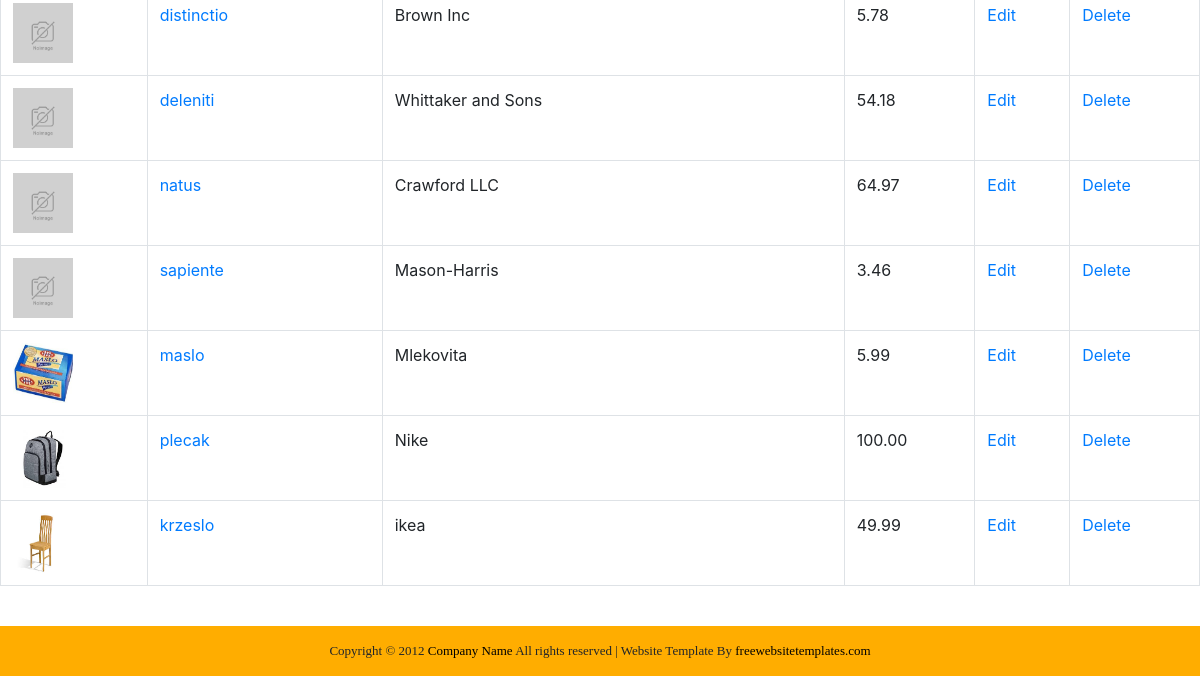
The app's page /search/ (lower part), older data.
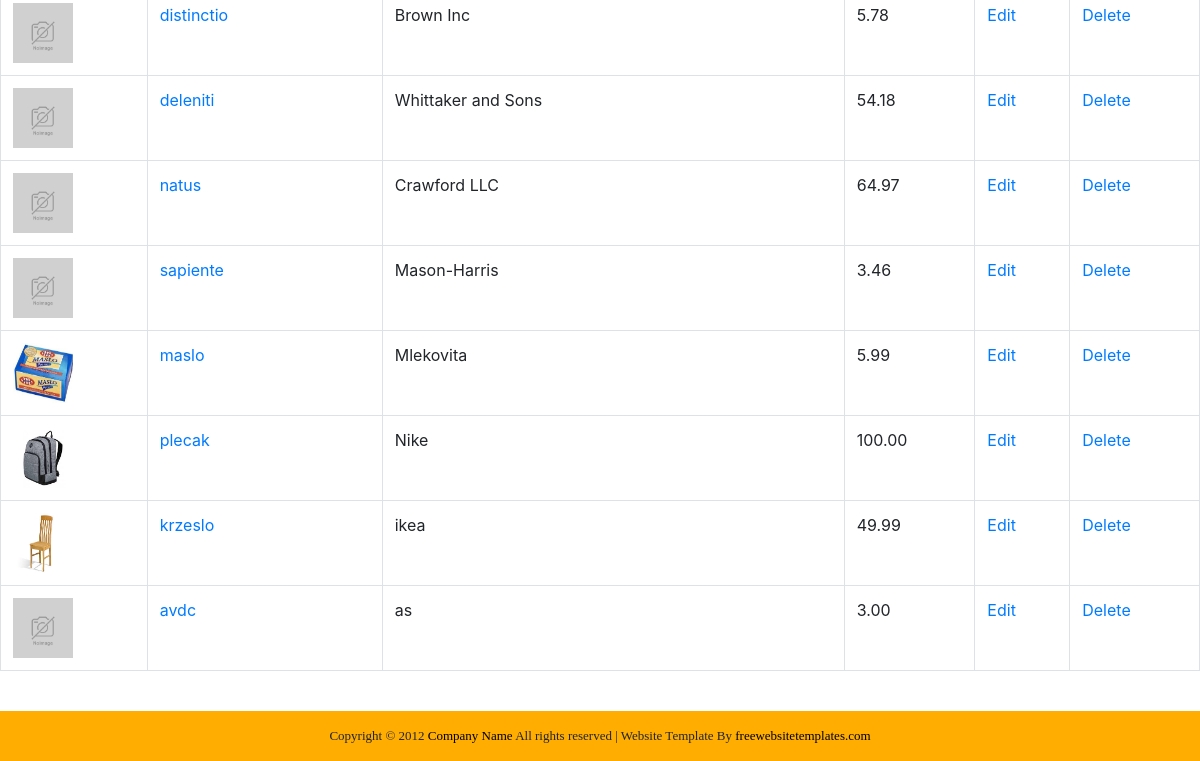
The same page, newer data.
### Shop/models.py (models this page shows, shortened)
class Product(models.Model):
    name = models.TextField(max_length=100)
    producer = models.TextField(max_length=100)
    description = models.TextField()
    price = models.DecimalField(max_digits=10, decimal_places=2)
    image = models.ImageField(upload_to='static/', blank=True)
    image_thumbnail = ImageSpecField(source='image',
                                     processors=[ResizeToFill(50, 50)],
                                     format='JPEG',
                                     options={'quality': 60})

### templates/products/search_product.html (shortened to what this page needs)
{% extends 'base.html' %}
{% load crispy_forms_tags %}
{% load widget_tweaks %}
{% block content %}
  <table class="table table-bordered">
    <tbody>
      {% for product in filter.qs %}
        <tr>
            {% if product.image %}
            <td><img width="60" height="60" src="{{ product.image.url }}"></td>
            {% else %}
                 <td><img width="60" height="60" src="/static/noimage.jpg"></td>
            {% endif %}
          <td><a href="{% url 'Shop:product_info' product.id %}">{{ product.name }}</a></td>
          <td>{{ product.producer }}</td>
            <td>{{ product.price }}</td>
            <td><a href="{% url 'Shop:edit_product' product.id %}">Edit</a></td>
            <td><a href="{% url 'Shop:delete_product' product.id %}">Delete</a></td>
        </tr>
      {% empty %}
        <tr>
          <td colspan="5">No data</td>
        </tr>
      {% endfor %}
    </tbody>
  </table>
{% endblock content %}

Row changes from the older to the newer data that the page shows:
added Product: name "avdc", producer "as", price "3.00"
